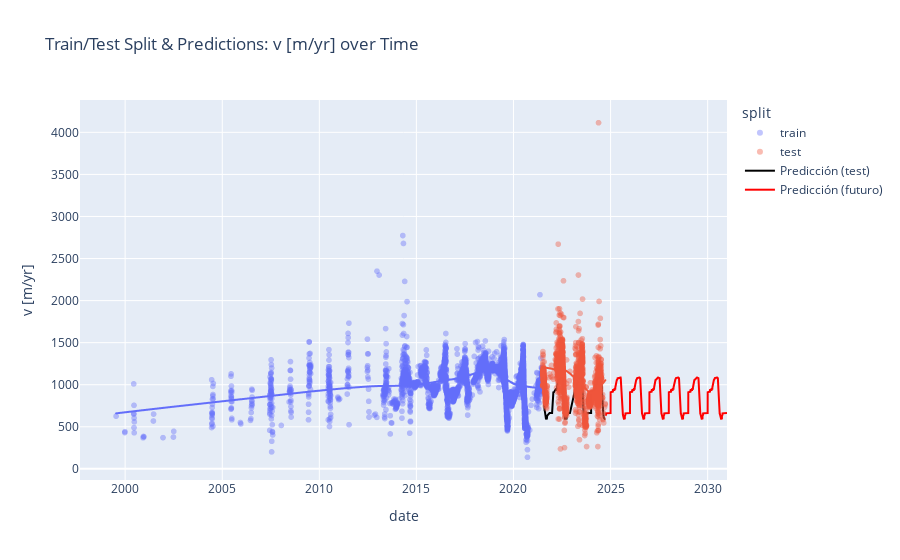

Notebook code for this chart:
### Code cell
# Plot predictions

# Crear DataFrame para las predicciones
pred_df = pd.DataFrame({
    'date': X_test,
    'v_pred [m/yr]': y_pred
})

# Graficar puntos reales y predicciones
fig = px.scatter(
    plot_df,
    x='date',
    y='v [m/yr]',
    color='split',
    title='Train/Test Split & Predictions: v [m/yr] over Time',
    opacity=0.4,
    trendline='lowess',
)

# Agregar las predicciones como línea
fig.add_scatter(
    x=pred_df['date'],
    y=pred_df['v_pred [m/yr]'],
    mode='lines',
    name='Predicción (test)',
    line=dict(color='black', width=2),
)

# Agregar las predicciones futuras
fig.add_scatter(
    x=future_dates['mid_date'],
    y=future_predictions,
    mode='lines',
    name='Predicción (futuro)',
    line=dict(color='red', width=2),
)

fig.show()

### Figure 1 — Plotly figure (JSON) as saved in the notebook; plotly's stock layout.template omitted (floating-point values rounded to 4 significant figures; data arrays with more than 128 entries replaced by an {"elided": "..."} marker saying what was removed)
{"data": [{"hovertemplate": "split=train<br>date=%{x}<br>v [m/yr]=%{y}<extra></extra>", "legendgroup": "train", "marker": {"color": "#636efa", "opacity": 0.4, "symbol": "circle"}, "mode": "markers", "name": "train", "showlegend": true, "type": "scattergl", "x": {"elided": "9954 str values"}, "xaxis": "x", "y": {"elided": "9954 int values"}, "yaxis": "y"}, {"hovertemplate": "<b>LOWESS trendline</b><br><br>split=train<br>date=%{x}<br>v [m/yr]=%{y} <b>(trend)</b><extra></extra>", "legendgroup": "train", "marker": {"color": "#636efa", "symbol": "circle"}, "mode": "lines", "name": "train", "showlegend": false, "type": "scattergl", "x": {"elided": "9954 str values"}, "xaxis": "x", "y": {"elided": "9954 float values"}, "yaxis": "y"}, {"hovertemplate": "split=test<br>date=%{x}<br>v [m/yr]=%{y}<extra></extra>", "legendgroup": "test", "marker": {"color": "#EF553B", "opacity": 0.4, "symbol": "circle"}, "mode": "markers", "name": "test", "showlegend": true, "type": "scattergl", "x": {"elided": "5128 str values"}, "xaxis": "x", "y": {"elided": "5128 int values"}, "yaxis": "y"}, {"hovertemplate": "<b>LOWESS trendline</b><br><br>split=test<br>date=%{x}<br>v [m/yr]=%{y} <b>(trend)</b><extra></extra>", "legendgroup": "test", "marker": {"color": "#EF553B", "symbol": "circle"}, "mode": "lines", "name": "test", "showlegend": false, "type": "scattergl", "x": {"elided": "5128 str values"}, "xaxis": "x", "y": {"elided": "5128 float values"}, "yaxis": "y"}, {"line": {"color": "black", "width": 2}, "mode": "lines", "name": "Predicción (test)", "type": "scatter", "x": {"elided": "5128 str values"}, "y": {"elided": "5128 float values"}}, {"line": {"color": "red", "width": 2}, "mode": "lines", "name": "Predicción (futuro)", "type": "scatter", "x": {"elided": "2288 str values"}, "y": {"elided": "2288 float values"}}], "layout": {"legend": {"title": {"text": "split"}, "tracegroupgap": 0}, "title": {"text": "Train/Test Split & Predictions: v [m/yr] over Time"}, "xaxis": {"anchor": "y", "domain": [0, 1], "title": {"text": "date"}}, "yaxis": {"anchor": "x", "domain": [0, 1], "title": {"text": "v [m/yr]"}}}}
